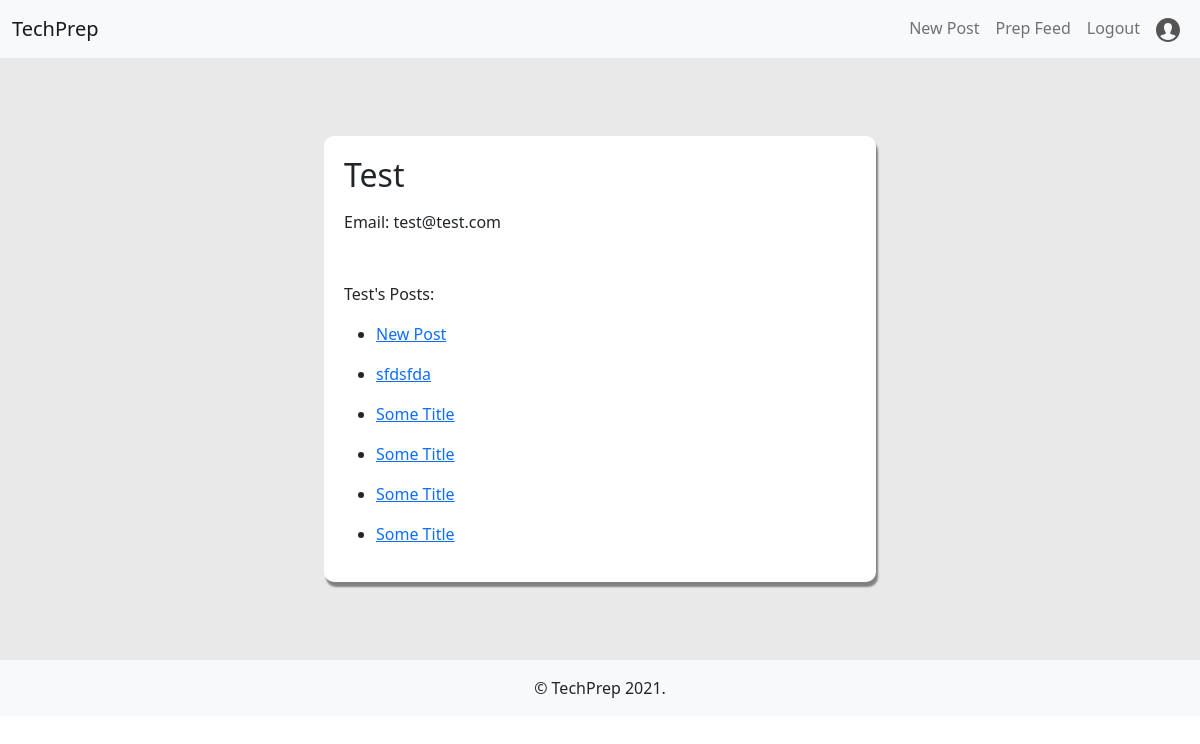
Screenshot of /profile/1 (signed in) with the database file from the repository.
### techprep/models.py (models this page shows)
class User(UserMixin, db.Model):
    __tablename__ = 'user'
    id = db.Column(db.Integer, primary_key=True)
    email = db.Column(db.String(80), nullable=False, unique=True)
    username = db.Column(db.String(80), nullable=False)
    password = db.Column(db.String(200), nullable=False)
    date_created = db.Column(db.DateTime, nullable=False)
    last_active = db.Column(db.DateTime, nullable=False)
    posts = db.relationship('Post', back_populates='author')
    comments = db.relationship('Comment', back_populates='author')
    upvoted_posts = db.relationship(
        'Post', secondary='user_upvoted', back_populates='users_who_upvoted')
    downvoted_posts = db.relationship(
        'Post', secondary='user_downvoted', back_populates='users_who_downvoted')

class Post(db.Model):
    id = db.Column(db.Integer, primary_key=True)
    title = db.Column(db.String(80), nullable=False)
    body = db.Column(db.String(40000), nullable=True)
    author_id = db.Column(db.Integer, db.ForeignKey('user.id'), nullable=False)
    author = db.relationship('User', back_populates='posts')
    users_who_upvoted = db.relationship(
        'User', secondary='user_upvoted', back_populates='upvoted_posts')
    users_who_downvoted = db.relationship(
        'User', secondary='user_downvoted', back_populates='downvoted_posts')
    comments = db.relationship('Comment', back_populates='post')

### techprep/auth/routes.py (the view)
@auth.route('/profile/<id>')
@login_required
def profile(id):
    user = User.query.get(id)
    return render_template('profile.html', user=user)

### techprep/models.py (called while the page is built)
@login_manager.user_loader
def load_user(id):
    return User.query.get(id)

### techprep/templates/profile.html (shortened to what this page needs)
{% extends 'base.html' %}
{% block content %}
<section class="ProfileSection p-5">
  <div class="postDetail col-6 offset-3">
    <h2>{{user.username.title()}}</h2>
    {% if user.id == current_user.id %}
    <p class="pt-2">Email: {{user.email}}</p>
    {% endif %}
    <p class="mt-5">{{user.username.title()}}'s Posts:</p>
    {% for post in user.posts %}
    <ul>
      <li>
        <a href="/post/{{post.id}}">{{post.title}}</a>
      </li>
    </ul>
    {% endfor %}
  </div>
</section>
{% endblock content %}

### techprep/static/styles.css (style rules this page uses)
.PostDetailSection, .ProfileSection { background-color: rgb(233, 233, 233); padding: 100px 0; }
.postDetail { padding: 20px; box-shadow: 2px 5px 2px gray; background-color: white; margin-bottom: 30px; margin-top: 30px; border-radius: 10px; }

### rows the page displays
User: username "Test", email "test@test.com"
Post: title "New Post"
Post: title "sfdsfda"
Post: title "Some Title"
Post: title "Some Title"
Post: title "Some Title"
Post: title "Some Title"
